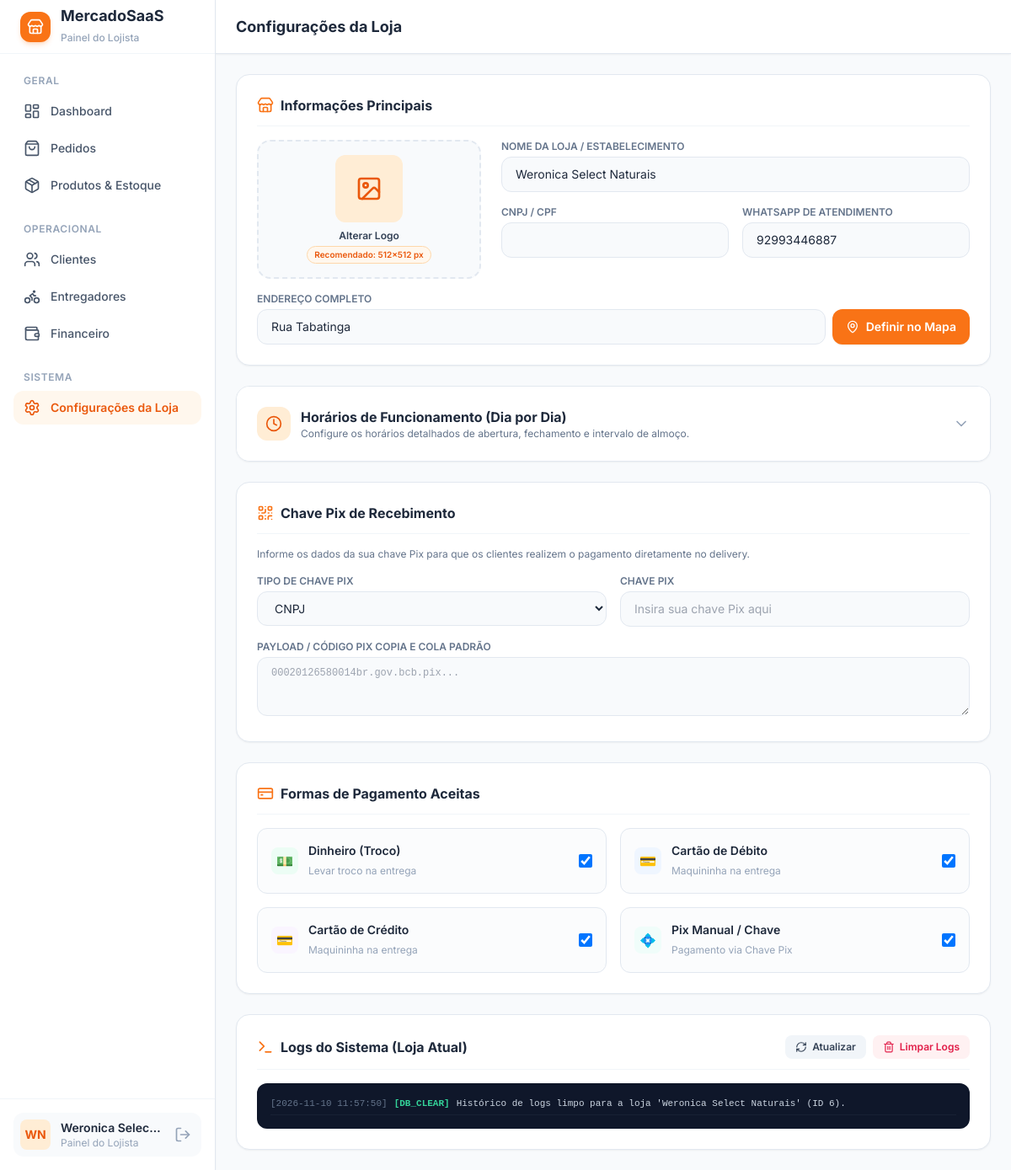
The page /configuracoes.php (signed in) on the database its author committed.
### tables this page shows
CREATE TABLE `lojas` (
  `id` int(11) NOT NULL,
  `nome_loja` varchar(150) NOT NULL,
  `slug` varchar(150) NOT NULL,
  `cnpj` varchar(20) DEFAULT NULL,
  `whatsapp` varchar(20) NOT NULL,
  `endereco` text NOT NULL,
  `latitude` decimal(10,8) DEFAULT NULL,
  `longitude` decimal(11,8) DEFAULT NULL,
  `logo` varchar(255) DEFAULT NULL,
  `tipo_operacao` enum('ambas','fisica','online') DEFAULT 'ambas',
  `forcar_fechado` tinyint(1) DEFAULT 0,
  `horario_abertura` time DEFAULT '06:00:00',
  `horario_fechamento` time DEFAULT '22:00:00',
  `pagamento_dinheiro` tinyint(1) DEFAULT 1,
  `pagamento_debito` tinyint(1) DEFAULT 1,
  `pagamento_credito` tinyint(1) DEFAULT 1,
  `pagamento_pix` tinyint(1) DEFAULT 1,
  `tipo_chave_pix` varchar(20) DEFAULT 'CNPJ',
  `chave_pix` varchar(150) DEFAULT NULL,
  `pix_copia_cola` text DEFAULT NULL,
  `plano_id` int(11) DEFAULT 1,
  `data_vencimento` date DEFAULT NULL,
  `status_loja` enum('ativo','inativo','pendente','suspenso') DEFAULT 'ativo',
  `criado_em` timestamp NULL DEFAULT current_timestamp(),
  `ordenacao_produtos` varchar(50) DEFAULT 'az',
  `horarios_funcionamento` text DEFAULT NULL
);

CREATE TABLE `sistema_logs` (
  `id` int(11) NOT NULL,
  `loja_id` int(11) NOT NULL,
  `nivel` varchar(20) DEFAULT 'INFO',
  `mensagem` text NOT NULL,
  `criado_em` timestamp NULL DEFAULT current_timestamp()
);

### configuracoes.php (the view, shortened to what the rows shown need)
<?php
try {
    $loja_id = 0;
    if (isset($_GET['loja_id']) && !empty($_GET['loja_id']) && isset($_GET['token'])) {
        $loja_id = intval($_GET['loja_id']);
        $isMasterAccess = true;
        $_SESSION['master_view_loja_id'] = $loja_id;
        $_SESSION['master_token'] = $_GET['token'];
    } elseif (isset($_SESSION['master_view_loja_id']) && isset($_SESSION['master_token'])) {
        $loja_id = intval($_SESSION['master_view_loja_id']);
        $isMasterAccess = true;
    } else {
        if (isset($_SESSION['loja_id']) && !empty($_SESSION['loja_id'])) {
            $loja_id = intval($_SESSION['loja_id']);
        }
    }
    $pdo->exec("SET time_zone = '-04:00'");
    $stmtLoja = $pdo->prepare("SELECT * FROM lojas WHERE id = ?");
    $stmtLoja->execute([$loja_id]);
    $loja = $stmtLoja->fetch(PDO::FETCH_ASSOC);
    $stmtLogs = $pdo->prepare("SELECT id, nivel, mensagem, criado_em FROM sistema_logs WHERE loja_id = ? AND mensagem NOT LIKE '%[db_update]%' ORDER BY criado_em DESC LIMIT 15");
    $stmtLogs->execute([$loja_id]);
    $logsSistema = $stmtLogs->fetchAll(PDO::FETCH_ASSOC);
} catch (Exception $e) {
    $erroSistema = $e->getMessage();
}
?>
<!DOCTYPE html>
<html lang="pt-BR">
<head>
    <script src="https://cdn.tailwindcss.com"></script>
    <link rel="stylesheet" href="https://unpkg.com/leaflet@1.9.4/dist/leaflet.css" />
    <link rel="stylesheet" href="https://cdnjs.cloudflare.com/ajax/libs/cropperjs/1.5.13/cropper.min.css">
</head>
<body class="bg-slate-50 text-slate-800 antialiased min-h-screen flex flex-col md:flex-row">
    <?php include 'includes/menu.php'; ?>
    <div class="flex-1 flex flex-col md:pl-64 min-w-0">
        <header class="h-16 bg-white border-b border-slate-200 sticky top-0 z-30 px-4 sm:px-6 flex items-center justify-between shadow-sm">
            <div class="flex items-center gap-3">
                <h1 class="text-base sm:text-lg font-bold text-slate-800 truncate">Configurações da Loja</h1>
            </div>
        </header>
        <main class="flex-1 p-3 sm:p-6 max-w-5xl w-full mx-auto space-y-6">
            <div class="space-y-6">
                <div class="bg-white p-4 sm:p-6 rounded-2xl border border-slate-200 shadow-sm space-y-4">
                    <div class="grid grid-cols-1 md:grid-cols-3 gap-6">
                        <div class="md:col-span-2 space-y-4">
                            <div>
                                <label class="block text-xs font-semibold text-slate-500 uppercase mb-1">Nome da Loja / Estabelecimento</label>
                                <input type="text" data-campo="nome_loja" value="<?php echo htmlspecialchars($loja['nome_loja'] ?? ''); ?>" oninput="salvarTempoReal(this)" class="w-full px-4 py-2.5 bg-slate-50 border border-slate-200 rounded-xl text-sm focus:outline-none focus:border-orange-500">
                            </div>
                            <div class="grid grid-cols-1 sm:grid-cols-2 gap-4">
                                <div>
                                    <label class="block text-xs font-semibold text-slate-500 uppercase mb-1">WhatsApp de Atendimento</label>
                                    <input type="text" data-campo="whatsapp" value="<?php echo htmlspecialchars($loja['whatsapp'] ?? ''); ?>" oninput="salvarTempoReal(this)" class="w-full px-4 py-2.5 bg-slate-50 border border-slate-200 rounded-xl text-sm focus:outline-none focus:border-orange-500">
                                </div>
                            </div>
                        </div>
                    </div>
                    <div>
                        <div class="flex flex-col sm:flex-row gap-2">
                            <input type="text" id="inputEndereco" data-campo="endereco" value="<?php echo htmlspecialchars($loja['endereco'] ?? ''); ?>" oninput="salvarTempoReal(this)" class="flex-1 px-4 py-2.5 bg-slate-50 border border-slate-200 rounded-xl text-sm focus:outline-none focus:border-orange-500" placeholder="Ex: Av. Magalhães - Gilberto Mestrinho">
                            <button type="button" onclick="abrirModalMapa()" class="bg-orange-500 hover:bg-orange-600 text-white px-4 py-2.5 rounded-xl text-sm font-semibold transition-colors flex items-center justify-center gap-2 shrink-0 shadow-sm cursor-pointer">
                                <i data-lucide="map-pin" class="w-4 h-4"></i>
                                <span>Definir no Mapa</span>
                            </button>
                        </div>
                    </div>
                </div>
                <div class="bg-white p-4 sm:p-6 rounded-2xl border border-slate-200 shadow-sm space-y-4">
                    <div class="grid grid-cols-1 sm:grid-cols-2 gap-4">
                        <div>
                            <label class="block text-xs font-semibold text-slate-500 uppercase mb-1">Tipo de Chave Pix</label>
                            <select data-campo="tipo_chave_pix" onchange="salvarTempoReal(this)" class="w-full px-4 py-2.5 bg-slate-50 border border-slate-200 rounded-xl text-sm focus:outline-none focus:border-orange-500">
                                <?php $tPix = $loja['tipo_chave_pix'] ?? 'CNPJ'; ?>
                                <option value="CNPJ" <?php echo ($tPix === 'CNPJ') ? 'selected' : ''; ?>>CNPJ</option>
                            </select>
                        </div>
                    </div>
                </div>
                <div class="bg-white p-4 sm:p-6 rounded-2xl border border-slate-200 shadow-sm space-y-4">
                    <div class="grid grid-cols-1 sm:grid-cols-2 gap-4">
                        <div class="flex items-center justify-between p-4 rounded-xl border border-slate-200 bg-slate-50/50">
                            <div class="flex items-center gap-3">
                                <div class="w-8 h-8 rounded-lg bg-emerald-50 text-emerald-600 flex items-center justify-center font-bold">💵</div>
                                <div>
                                </div>
                            </div>
                            <input type="checkbox" data-campo="pagamento_dinheiro" value="1" <?php echo (!empty($loja['pagamento_dinheiro']) && $loja['pagamento_dinheiro'] == 1) ? 'checked' : ''; ?> onchange="salvarCheckboxTempoReal(this)" class="w-4 h-4 text-orange-500 rounded border-slate-300 focus:ring-orange-500">
                        </div>
                        <div class="flex items-center justify-between p-4 rounded-xl border border-slate-200 bg-slate-50/50">
                            <div class="flex items-center gap-3">
                                <div class="w-8 h-8 rounded-lg bg-blue-50 text-blue-600 flex items-center justify-center font-bold">💳</div>
                                <div>
                                </div>
                            </div>
                            <input type="checkbox" data-campo="pagamento_debito" value="1" <?php echo (!empty($loja['pagamento_debito']) && $loja['pagamento_debito'] == 1) ? 'checked' : ''; ?> onchange="salvarCheckboxTempoReal(this)" class="w-4 h-4 text-orange-500 rounded border-slate-300 focus:ring-orange-500">
                        </div>
                        <div class="flex items-center justify-between p-4 rounded-xl border border-slate-200 bg-slate-50/50">
                            <div class="flex items-center gap-3">
                                <div class="w-8 h-8 rounded-lg bg-purple-50 text-purple-600 flex items-center justify-center font-bold">💳</div>
                                <div>
                                </div>
                            </div>
                            <input type="checkbox" data-campo="pagamento_credito" value="1" <?php echo (!empty($loja['pagamento_credito']) && $loja['pagamento_credito'] == 1) ? 'checked' : ''; ?> onchange="salvarCheckboxTempoReal(this)" class="w-4 h-4 text-orange-500 rounded border-slate-300 focus:ring-orange-500">
                        </div>
                        <div class="flex items-center justify-between p-4 rounded-xl border border-slate-200 bg-slate-50/50">
                            <div class="flex items-center gap-3">
                                <div class="w-8 h-8 rounded-lg bg-teal-50 text-teal-600 flex items-center justify-center font-bold">💠</div>
                                <div>
                                </div>
                            </div>
                            <input type="checkbox" data-campo="pagamento_pix" value="1" <?php echo (!empty($loja['pagamento_pix']) && $loja['pagamento_pix'] == 1) ? 'checked' : ''; ?> onchange="salvarCheckboxTempoReal(this)" class="w-4 h-4 text-orange-500 rounded border-slate-300 focus:ring-orange-500">
                        </div>
                    </div>
                </div>
                <div class="bg-white p-4 sm:p-6 rounded-2xl border border-slate-200 shadow-sm space-y-4">
                    <div id="containerLogs" class="bg-slate-900 rounded-xl p-4 font-mono text-[11px] text-slate-300 max-h-60 overflow-y-auto space-y-1.5 shadow-inner">
                        <?php if (!empty($logsSistema)): ?>
                            <?php foreach ($logsSistema as $log): ?>
                                <div class="flex items-center gap-2 border-b border-slate-800/60 pb-1">
                                    <span class="text-slate-500 shrink-0">[<?php echo htmlspecialchars($log['criado_em']); ?>]</span>
                                    <span class="font-bold text-emerald-400 shrink-0">[<?php echo htmlspecialchars($log['nivel']); ?>]</span>
                                    <span class="text-slate-300 truncate"><?php echo htmlspecialchars($log['mensagem']); ?></span>
                                </div>
                            <?php endforeach; ?>
                        <?php else: ?>
                            <div class="text-slate-500 text-center py-4">Nenhum registro de log recente para esta loja.</div>
                        <?php endif; ?>
                    </div>
                </div>
            </div>
        </main>
    </div>
</body>
</html>

### includes/menu.php (shortened to what the rows shown need)
<?php
$loja_id = 0;
if (isset($_GET['loja_id']) && !empty($_GET['loja_id']) && isset($_GET['token'])) {
    $loja_id = intval($_GET['loja_id']);
    $_SESSION['master_view_loja_id'] = $loja_id;
    $_SESSION['master_token'] = $_GET['token'];
} elseif (isset($_SESSION['master_view_loja_id']) && isset($_SESSION['master_token'])) {
    $loja_id = intval($_SESSION['master_view_loja_id']);
} else {
    if (isset($_SESSION['loja_id']) && !empty($_SESSION['loja_id'])) {
        $loja_id = intval($_SESSION['loja_id']);
    }
}
try {
    $stmtLojaMenu = $pdo->prepare("
        SELECT l.nome_loja, p.nome_plano
        FROM lojas l
        LEFT JOIN planos p ON l.plano_id = p.id
        WHERE l.id = ?
    ");
    $stmtLojaMenu->execute([$loja_id]);
    $dadosLojaMenu = $stmtLojaMenu->fetch(PDO::FETCH_ASSOC);
    $nomeLojaMenu = $dadosLojaMenu['nome_loja'] ?? 'MercadoSaaS';
    $nomePlanoMenu = $dadosLojaMenu['nome_plano'] ?? 'Painel do Lojista';
    $partesLoja = explode(' ', trim($nomeLojaMenu));
    $iniciaisLoja = mb_strtoupper(mb_substr($partesLoja[0], 0, 1));
    if (count($partesLoja) > 1) {
        $iniciaisLoja .= mb_strtoupper(mb_substr(end($partesLoja), 0, 1));
    }
} catch (Exception $e) {
    $nomeLojaMenu = 'MercadoSaaS';
    $nomePlanoMenu = 'Painel do Lojista';
    $totalPendentesMenu = 0;
    $iniciaisLoja = 'MS';
}
?>
<aside id="appSidebar" class="fixed inset-y-0 left-0 z-50 w-64 bg-white border-r border-slate-200 flex flex-col transition-transform duration-300 ease-in-out -translate-x-full md:translate-x-0 shadow-sm">
    <div class="p-4 border-t border-slate-100">
        <div class="flex items-center gap-3 p-2 rounded-xl bg-slate-50">
            <div class="w-9 h-9 rounded-lg bg-orange-100 text-orange-600 font-bold flex items-center justify-center text-sm shrink-0">
                <?= htmlspecialchars($iniciaisLoja); ?>
            </div>
            <div class="flex-1 min-w-0">
                <p class="text-sm font-semibold text-slate-800 truncate"><?= htmlspecialchars($nomeLojaMenu); ?></p>
                <p class="text-xs text-slate-400 truncate"><?= htmlspecialchars($nomePlanoMenu); ?></p>
            </div>
            <a href="admin/logout.php" class="text-slate-400 hover:text-rose-600 transition-colors p-1" title="Sair">
                <i data-lucide="log-out" class="w-5 h-5"></i>
            </a>
        </div>
    </div>
</aside>

### rows shown on the page
lojas: nome_loja "WN", nome_loja "Weronica Selec…", nome_loja "Weronica Select Naturais", whatsapp "92993446887", endereco "Rua Tabatinga", tipo_chave_pix "CNPJ", pagamento_dinheiro "☑", pagamento_debito "☑", pagamento_credito "☑", pagamento_pix "☑"
sistema_logs: criado_em "2026-11-10 11:57:50", nivel "DB_CLEAR", mensagem "Histórico de logs limpo para a loja 'Weronica Select Naturais' (ID 6)."

### other values the page prints
$nomePlanoMenu "Painel do Lojista"
